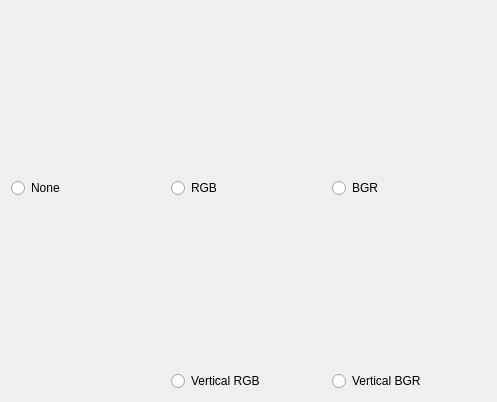
<?xml version="1.0" encoding="UTF-8"?>
<ui version="4.0">
 <class>SubPixelPage</class>
 <widget class="QWidget" name="SubPixelPage">
  <property name="geometry">
   <rect>
    <x>0</x>
    <y>0</y>
    <width>497</width>
    <height>402</height>
   </rect>
  </property>
  <property name="windowTitle">
   <string>Form</string>
  </property>
  <layout class="QGridLayout" name="gridLayout">
   <item row="0" column="0">
    <layout class="QVBoxLayout" name="verticalLayout_2">
     <item>
      <widget class="QLabel" name="labelSubPixelNone">
       <property name="text">
        <string/>
       </property>
      </widget>
     </item>
     <item>
      <widget class="QRadioButton" name="radioSubPixelNone">
       <property name="text">
        <string>None</string>
       </property>
      </widget>
     </item>
    </layout>
   </item>
   <item row="0" column="1">
    <layout class="QVBoxLayout" name="verticalLayout_3">
     <item>
      <widget class="QLabel" name="labelSubPixelRgb">
       <property name="text">
        <string/>
       </property>
      </widget>
     </item>
     <item>
      <widget class="QRadioButton" name="radioSubPixelRgb">
       <property name="text">
        <string>RGB</string>
       </property>
      </widget>
     </item>
    </layout>
   </item>
   <item row="0" column="2">
    <layout class="QVBoxLayout" name="verticalLayout_5">
     <item>
      <widget class="QLabel" name="labelSubPixelBgr">
       <property name="text">
        <string/>
       </property>
      </widget>
     </item>
     <item>
      <widget class="QRadioButton" name="radioSubPixelBgr">
       <property name="text">
        <string>BGR</string>
       </property>
      </widget>
     </item>
    </layout>
   </item>
   <item row="1" column="2">
    <layout class="QVBoxLayout" name="verticalLayout_4">
     <item>
      <widget class="QLabel" name="labelSubPixelVBgr">
       <property name="text">
        <string/>
       </property>
      </widget>
     </item>
     <item>
      <widget class="QRadioButton" name="radioSubPixelVBgr">
       <property name="text">
        <string>Vertical BGR</string>
       </property>
      </widget>
     </item>
    </layout>
   </item>
   <item row="1" column="1">
    <layout class="QVBoxLayout" name="verticalLayout">
     <item>
      <widget class="QLabel" name="labelSubPixelVRgb">
       <property name="text">
        <string/>
       </property>
      </widget>
     </item>
     <item>
      <widget class="QRadioButton" name="radioSubPixelVRgb">
       <property name="text">
        <string>Vertical RGB</string>
       </property>
      </widget>
     </item>
    </layout>
   </item>
  </layout>
 </widget>
 <resources/>
 <connections/>
</ui>
